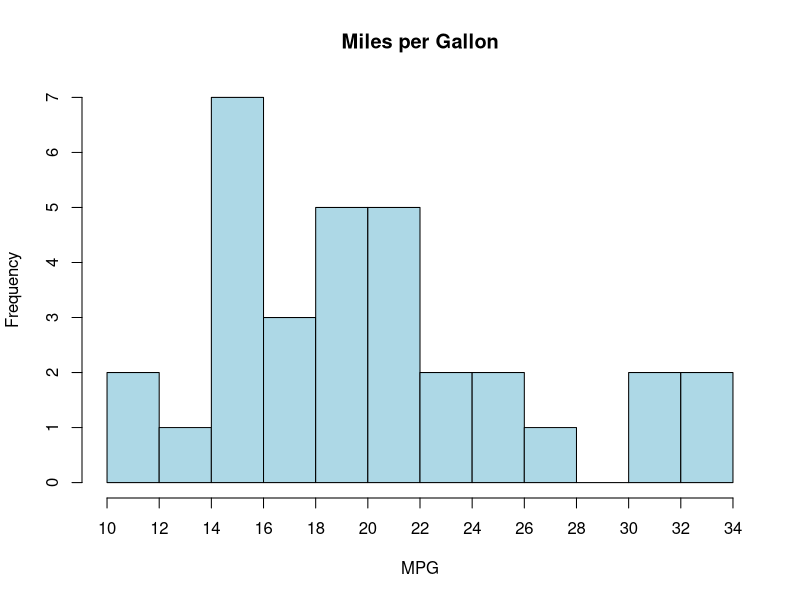
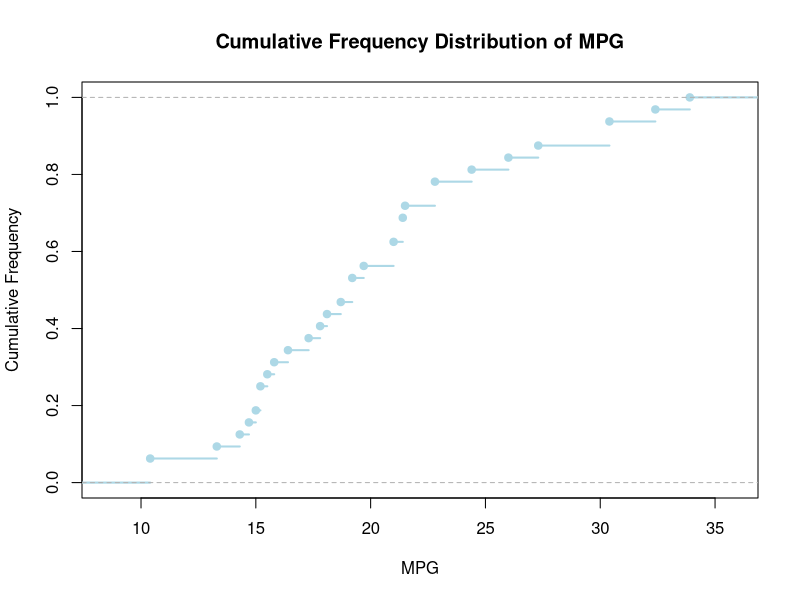
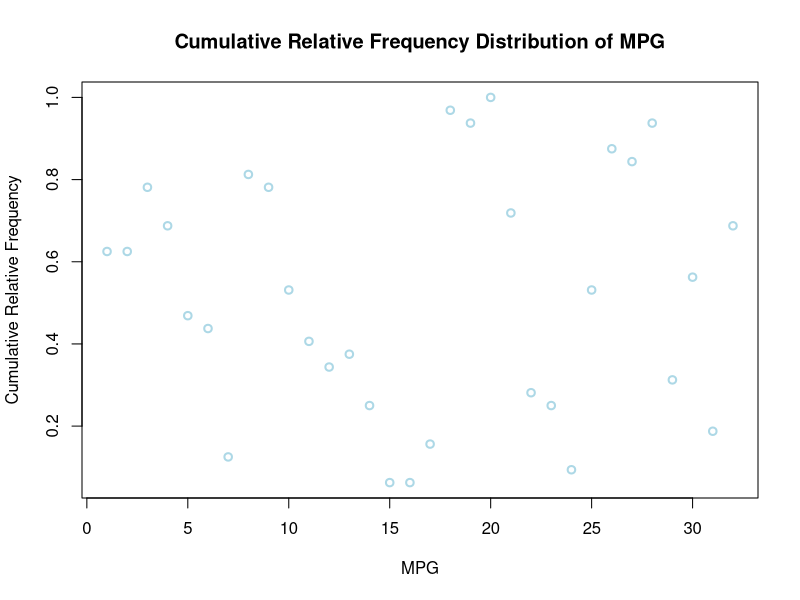
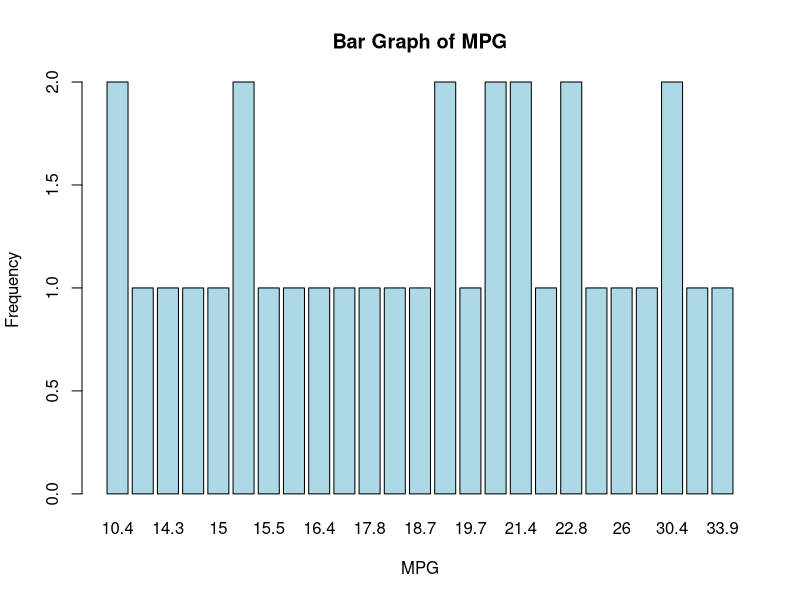
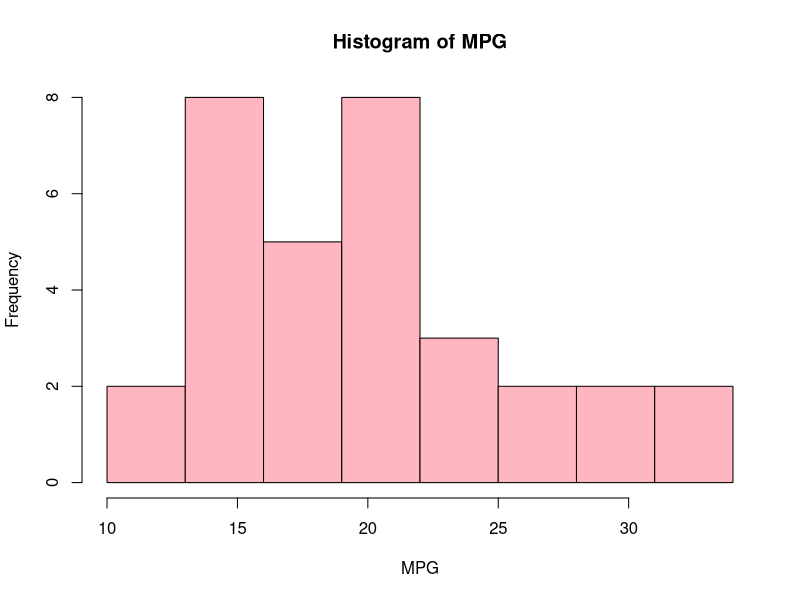
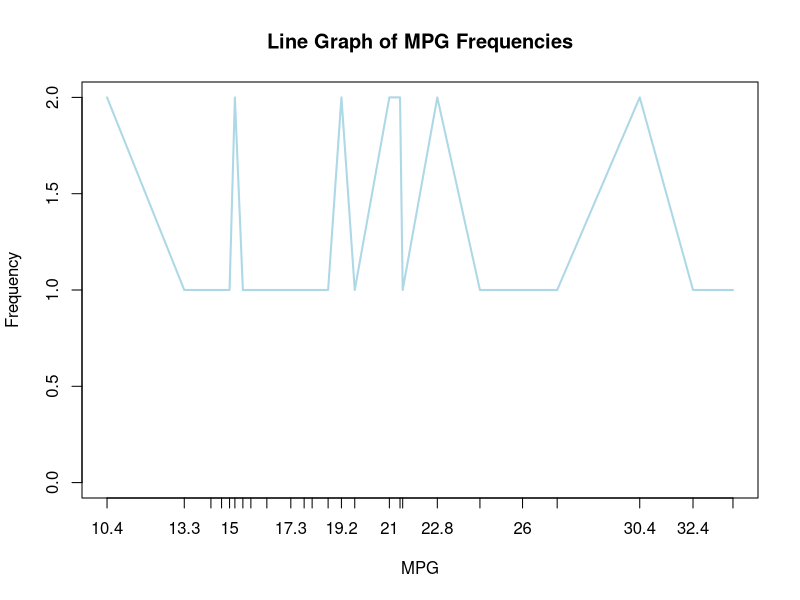
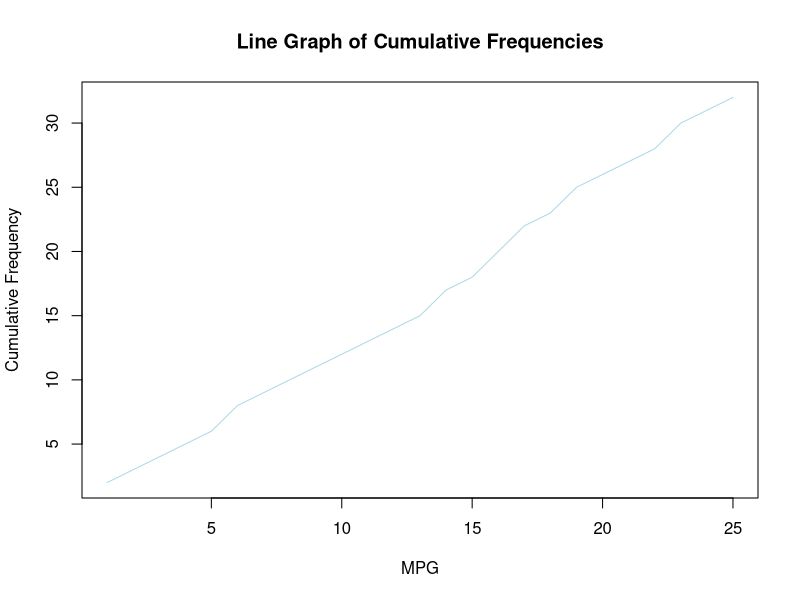
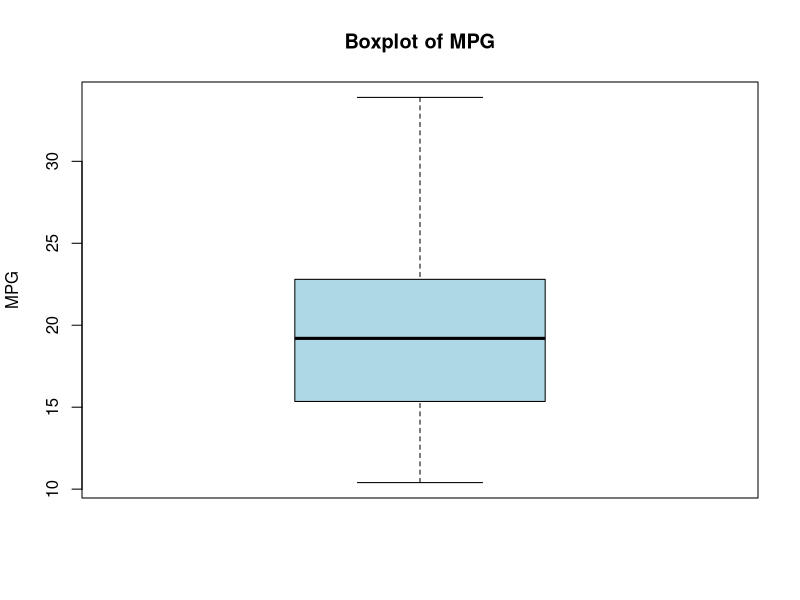

Recreate these plots in R, in order.
## ---- chunk 1
# 导入数据集
data(mtcars)

# 画频数分布图
hist(mtcars$mpg, breaks = 10, main = "Miles per Gallon", xlab = "MPG", xaxt = "n", col="lightblue")
axis(side = 1, at = pretty(mtcars$mpg, n = 10), labels = paste0(pretty(mtcars$mpg, n = 10)), las = 1)



## ---- chunk 2

# 导入数据集
data(mtcars)

# 计算累计频率分布
ecdf_mpg <- ecdf(mtcars$mpg)

# 绘制累计频率分布图
plot(ecdf_mpg, main = "Cumulative Frequency Distribution of MPG", xlab = "MPG", ylab = "Cumulative Frequency", lwd = 2, col="lightblue")
## ---- chunk 3
# 计算累计相对频率分布
ecdf_mpg <- ecdf(mtcars$mpg)
n <- length(mtcars$mpg)
cumrelfreq_mpg <- ecdf_mpg(mtcars$mpg) * n / n

# 绘制累计相对频率分布图
plot(cumrelfreq_mpg, main = "Cumulative Relative Frequency Distribution of MPG", xlab = "MPG", ylab = "Cumulative Relative Frequency", lwd = 2, col="lightblue")
## ---- chunk 4
# 计算频数
mpg_freq <- table(mtcars$mpg)

# 绘制柱状图
barplot(mpg_freq, main = "Bar Graph of MPG", xlab = "MPG", ylab = "Frequency", col = "lightblue")
## ---- chunk 5
# 绘制直方图
hist(mtcars$mpg, breaks = seq(10, 35, by = 3), main = "Histogram of MPG", xlab = "MPG", ylab = "Frequency", col = "lightpink")
## ---- chunk 6
# 计算频数
mpg_freq <- table(mtcars$mpg)

# 绘制频数折线图
plot(mpg_freq, type = "l", main = "Line Graph of MPG Frequencies", xlab = "MPG", ylab = "Frequency", col = "lightblue")
## ---- chunk 7
# 计算累积频数
mpg_cumfreq <- cumsum(mpg_freq)

# 绘制累积频数折线图
plot(mpg_cumfreq, type = "l", main = "Line Graph of Cumulative Frequencies", xlab = "MPG", ylab = "Cumulative Frequency", col = "lightblue")
## ---- chunk 8
# 绘制箱型图
boxplot(mtcars$mpg, main = "Boxplot of MPG", ylab = "MPG", col = "lightblue")
## ---- chunk 9
# 导入 ggplot2 包
library(ggplot2)

# 绘制小提琴图
# 导入 ggplot2 包
library(ggplot2)

# 绘制小提琴图
ggplot(mtcars, aes(x = factor(vs, levels=c(0, 1)), y = mpg, fill = factor(am))) +
  geom_violin(trim = FALSE) +
  scale_fill_manual(values = c("lightpink", "lightblue"), name = "变速器（Transmission）", labels = c("手动（Manual）", "自动（Automatic）")) +
  labs(x = "发动机", y = "燃油经济性 (MPG)", fill = "变速器") +
  scale_x_discrete(labels=c("V型发动机", "直列发动机"))+
  theme_classic() +
  theme(text = element_text(size = 14))   # 设置中文字体和字号



